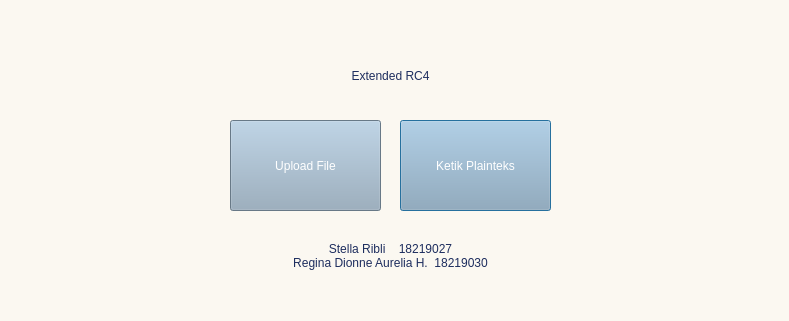
<?xml version="1.0" encoding="UTF-8"?>
<ui version="4.0">
 <class>Dialog</class>
 <widget class="QDialog" name="Dialog">
  <property name="geometry">
   <rect>
    <x>0</x>
    <y>0</y>
    <width>789</width>
    <height>321</height>
   </rect>
  </property>
  <property name="windowTitle">
   <string>Dialog</string>
  </property>
  <property name="styleSheet">
   <string notr="true">background-color: 
#FBF8F1
;</string>
  </property>
  <widget class="QPushButton" name="teksButton">
   <property name="geometry">
    <rect>
     <x>400</x>
     <y>120</y>
     <width>151</width>
     <height>91</height>
    </rect>
   </property>
   <property name="styleSheet">
    <string notr="true">QPushButton{ 
	background-color: #92A9BD; color:#FFFFFF;
font: 17pt &quot;Mulish&quot;;color:#fff; 
	border-radius: 13.25760269165039px;
}

 QPushButton:hover {
	background-color: #7C99AC; color:#FFFFFF;
font: 17pt &quot;Mulish&quot;;color:#fff; 
	border-radius: 13.25760269165039px;
 }</string>
   </property>
   <property name="text">
    <string>Ketik Plainteks</string>
   </property>
  </widget>
  <widget class="QLabel" name="label_2">
   <property name="geometry">
    <rect>
     <x>220</x>
     <y>50</y>
     <width>341</width>
     <height>51</height>
    </rect>
   </property>
   <property name="styleSheet">
    <string notr="true">font: 20pt &quot;Mulish&quot;;color:#1D2D5E; </string>
   </property>
   <property name="text">
    <string>Extended RC4</string>
   </property>
   <property name="alignment">
    <set>Qt::AlignCenter</set>
   </property>
  </widget>
  <widget class="QPushButton" name="uploadButton">
   <property name="geometry">
    <rect>
     <x>230</x>
     <y>120</y>
     <width>151</width>
     <height>91</height>
    </rect>
   </property>
   <property name="styleSheet">
    <string notr="true">QPushButton{ 
	background-color: #92A9BD; color:#FFFFFF;
font: 17pt &quot;Mulish&quot;;color:#fff; 
	border-radius: 13.25760269165039px;
}

 QPushButton:hover {
	background-color: #7C99AC; color:#FFFFFF;
font: 17pt &quot;Mulish&quot;;color:#fff; 
	border-radius: 13.25760269165039px;
 }</string>
   </property>
   <property name="text">
    <string>Upload File</string>
   </property>
  </widget>
  <widget class="QLabel" name="label_3">
   <property name="geometry">
    <rect>
     <x>220</x>
     <y>240</y>
     <width>341</width>
     <height>31</height>
    </rect>
   </property>
   <property name="styleSheet">
    <string notr="true">font: 10pt &quot;Mulish&quot;;color:#1D2D5E; </string>
   </property>
   <property name="text">
    <string>Stella Ribli 			18219027
Regina Dionne Aurelia H. 	18219030</string>
   </property>
   <property name="alignment">
    <set>Qt::AlignCenter</set>
   </property>
  </widget>
 </widget>
 <resources/>
 <connections/>
</ui>
